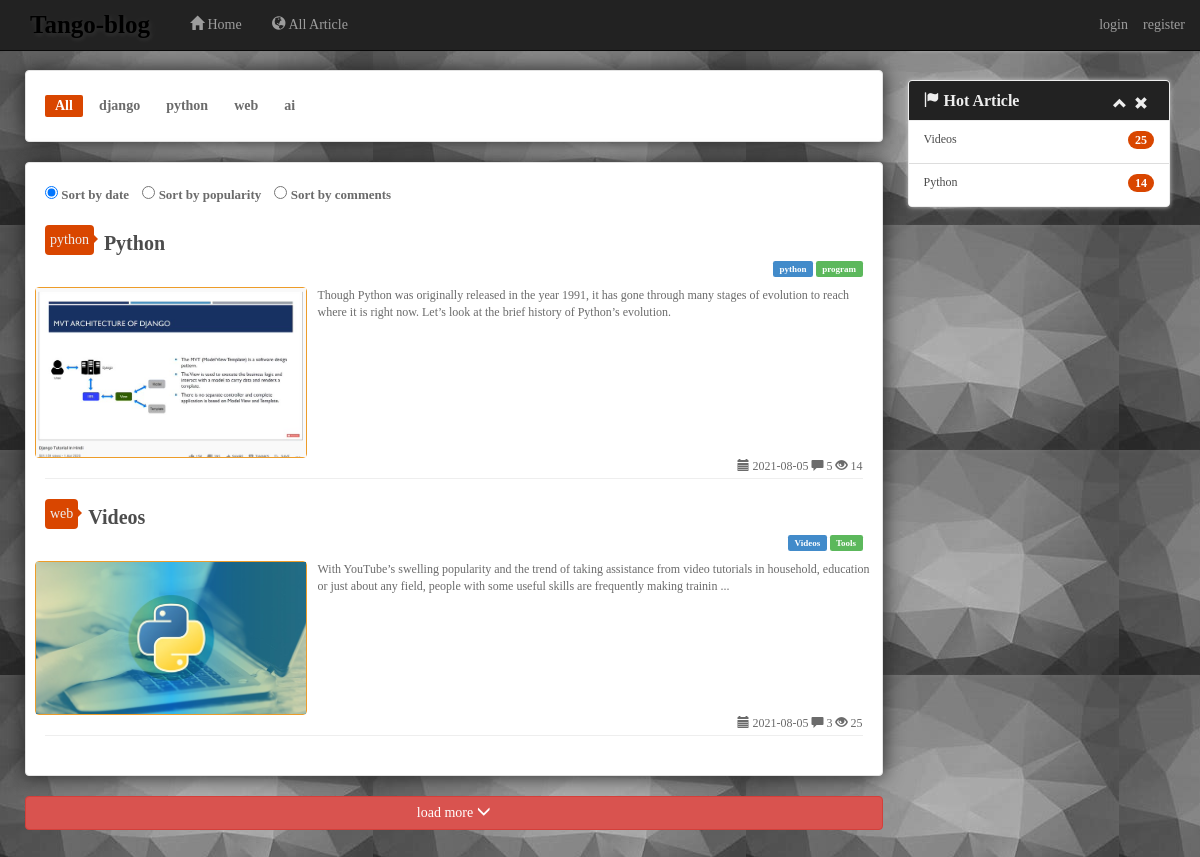
Page /all/ on the committed database.
### tango_center/models.py (models this page shows, shortened)
class Category(models.Model):
    name = models.CharField(max_length=40, verbose_name='name')
    parent = models.ForeignKey('self', default=None, blank=True, null=True,
                               verbose_name='parent category', on_delete=models.DO_NOTHING)
    rank = models.IntegerField(default=0, verbose_name='order')
    status = models.IntegerField(default=0, choices=STATUS.items(),
                                 verbose_name='status')
    create_time = models.DateTimeField('create_date', auto_now_add=True)
    class Meta:
        verbose_name_plural = verbose_name = 'category'
        ordering = ['rank', '-create_time']
        app_label = "tango_center"
    def __unicode__(self):
        if self.parent:
            return '%s-->%s' % (self.parent, self.name)
        else:
            return '%s' % (self.name)
    __str__ = __unicode__

class Article(models.Model):
    author = models.ForeignKey("tango_auth.TangoUser", verbose_name='author', on_delete=models.DO_NOTHING)
    category = models.ForeignKey(Category, verbose_name='category', on_delete=models.DO_NOTHING)
    title = models.CharField(max_length=100, verbose_name='title')
    img = models.CharField(max_length=200,
                           default='/static/img/article/1.png')
    tags = models.CharField(max_length=200, null=True, blank=True,
                            verbose_name='tag', help_text='segment by comma')
    summary = models.TextField(verbose_name='summary')
    content = models.TextField(verbose_name='content')
    view_times = models.IntegerField(default=0)
    zan_times = models.IntegerField(default=0)
    is_top = models.BooleanField(default=False, verbose_name='top')
    rank = models.IntegerField(default=0, verbose_name='order')
    status = models.IntegerField(default=0, choices=STATUS.items(),
                                 verbose_name='status')
    pub_time = models.DateTimeField(default=False, verbose_name='pub_date')
    create_time = models.DateTimeField('create_time', auto_now_add=True)
    update_time = models.DateTimeField('update_time', auto_now=True)
    def get_tags(self):
        tags_list = (self.tags or "").split(',')
        while '' in tags_list:
            tags_list.remove('')
        return tags_list
    class Meta:
        verbose_name_plural = verbose_name = 'article'
        ordering = ['rank', '-is_top', '-pub_time', '-create_time']
        app_label = 'tango_center'
    def __unicode__(self):
            return self.title
    __str__ = __unicode__

### tango_comments/models.py (models this page shows)
class Comment(models.Model):
    user = models.ForeignKey("tango_auth.TangoUser", verbose_name='user', on_delete=models.DO_NOTHING)
    article = models.ForeignKey(Article, verbose_name='article', on_delete=models.DO_NOTHING)
    text = models.TextField(verbose_name='article content')
    create_time = models.DateTimeField('create_date', auto_now_add=True)
    parent = models.ForeignKey('self', default=None, blank=True, null=True,
                               verbose_name='refer', on_delete=models.DO_NOTHING)
    class Meta:
        verbose_name_plural = verbose_name = 'comment'
        ordering = ['-create_time']
        app_label = 'tango_comments'
    def __unicode__(self):
        return self.article.title + '_' + str(self.pk)
    __str__ = __unicode__

### tango_center/views.py (the view, shortened to what this page needs)
# urls.py: url(r'^all/$', AllView.as_view(), name='all-view'),
class AllView(BaseMixin, ListView):
    template_name = 'blog/all.html'
    context_object_name = 'article_list'
    def get_context_data(self, **kwargs):
        kwargs['category_list'] = Category.objects.all()
        kwargs['PAGE_NUM'] = settings.PAGE_NUM
        return super(AllView, self).get_context_data(**kwargs)
    def get_queryset(self):
        article_list = Article.objects.filter(
            status=0
        ).order_by("-pub_time")[0:settings.PAGE_NUM]
        return article_list

### tango_center/templatetags/title_filter.py (called while the page is built)
@register.filter
def change_url(title):
    title = title.replace(' ', '_')
    return title

### tango_center/views.py (called while the page is built)
    def get_context_data(self, *args, **kwargs):
        context = super(BaseMixin, self).get_context_data(**kwargs)
        try:
            if 'website_title' not in context:
                context['website_title'] = settings.WEBSITE_TITLE
            context['website_welcome'] = settings.WEBSITE_WELCOME
            context['hot_article_list'] = \
                Article.objects.order_by("-view_times")[0:10]
            context['nav_list'] = Nav.objects.filter(status=0)
            colors = ['primary', 'success', 'info', 'warning', 'danger']
            for index, link in enumerate(context['links']):
                link.color = colors[index % len(colors)]
        except Exception as e:
            print(e)
        return context

### tango_center/templates/blog/all.html (shortened to what this page needs)
{% extends "blog/base.html" %}
{% block main%}
<div class="row">
    <div id="vmaig-content" class="col-md-8 col-lg-9">
        <div id="tool" class="well clearfix">
            <div class="tags">
                <div class="tag-list" style="float:left">
                    <label class="active">
                            All
                    </label>
                    {% for category in category_list%}
                    <label>
                        {{category.name}}
                    </label>
                    {% endfor%}
                </div>
            </div>
        </div>
        <div class="well">
            <div class="sort">
                <label>
                    <input type="radio" name="sort" value="time" checked="checked"> Sort by date
                </label>
                <label>
                    <input type="radio" name="sort" value="recommend"> Sort by popularity
                </label>
                <label>
                    <input type="radio" name="sort" value="comment"> Sort by comments
                </label>
            </div>
            <div id="all-post-list">
                {% if article_list %}
                {% with post_list=article_list %}
                {% for post in post_list %}
                    {% include "blog/include/all_post.html"%}
                {% endfor %}
                {% endwith %}
                {% endif %}
            </div>
        </div>
        <button id="all-post-more" type="button" class="btn btn-vmaig" value="all" style="width:100%">
            load more
            <span class="glyphicon glyphicon-menu-down"></span>
        </button>
    </div>
    <div id="vmaig-side" class="col-md-4 col-lg-3 hidden-xs">
        {% include "blog/widgets/search.html"%}
        {% include "blog/widgets/hotest_posts.html"%}
    </div>
</div>
{% endblock %}

### tango_center/templates/blog/base.html (shortened to what this page needs)
{% load static %}
<!DOCTYPE html>
<html lang="zh-cn">
<head>
    <link href="{% static 'bootstrap/css/bootstrap.min.css' %}" rel="stylesheet">
    <link rel="stylesheet" href="{% static 'css/center.css' %}">
    <link rel="stylesheet" href="{% static 'css/center_comments.css' %}">
    <link rel="stylesheet" href="{% static 'css/center_auth.css' %}">
    <link rel="stylesheet" href="{% static 'jquery/jquery.Jcrop.min.css' %}">
</head>
<body id="center">
    {% include "blog/include/nav.html"%}
    <div id="center-main">
        <div id="center-content" class="container">
            {%block main%}
             {% endblock %}
        </div>
    </div>
</body>
</html>

### tango_center/templates/blog/include/nav.html (shortened to what this page needs)
{% url 'index-view' as index_url %}
{% url 'all-view' as all_url %}
<header id="vmaig-header" class="navbar navbar-inverse navbar-fixed-top navbar-vmaig">
    <div class="container">
        <div class="navbar-header">
            <div class="navbar-brand">Tango-blog</div>
        </div>
        <div class="collapse navbar-collapse" id="vmaig-navbar-collapse">
            <ul class="nav navbar-nav">
                <li class="">
                <a href="{{index_url}}">
                    <span class="glyphicon glyphicon-home"></span>
                    Home
                </a>
                </li>
                <li>
                <a href="{{all_url}}">
                    <span class="glyphicon glyphicon-globe"></span>
                    All Article
                </a>
                </li>
            </ul>
            <ul class="nav navbar-nav navbar-right">
                {% if not user.is_authenticated %}
                <li>
                    <a  id="nav-login" data-toggle="modal" data-target="#login-modal"  style="padding-right:0px;cursor:pointer;">
                    login
                    </a>
                </li>
                <li>
                    <a  id="nav-register" data-toggle="modal" data-target="#register-modal" style="padding-right:0px;cursor:pointer">
                    register
                    </a>
                </li>
                {% endif %}
            </ul>
        </div>
    </div>
</header>

### tango_center/templates/blog/include/all_post.html
{% url 'category-detail-view' post.category.name as category_url %}
{% url 'article-detail-view' post.title as article_url %}
<div class="all-post clearfix underline">
    <div class="post-title clearfix">
        <a href="{{category_url}}">
            <div class="pre-cat">
                <div class="pre-catinner btn">
                    {{post.category}}
                </div>
                <div class="pre-catarrow">
                </div>
            </div>
        </a>
        <h1><a href="{{article_url}}">{{post.title}}</a></h1>
        <div class="post-tags" style="float:right">
            {% for tag in post.get_tags%}
            <a href="{% url 'tag-detail-view' tag %}">
                <span class="label label-vmaig-{{forloop.counter}} btn">{{tag}}</span>
            </a>
            {% endfor %}
        </div>
    </div>
    <div class="post-content ">
        <div class="row">
            <div class="col-sm-4">
                <figure class="thumbnail">
                    <a href="{{article_url}}">
                        <img src="{{post.img}}"  height="400" alt="">
                    </a>
                </figure>
            </div>
            <div class="col-sm-8">
                <p>
                {% autoescape off%}
                {{post.summary|slice:"200" }}
                {% endautoescape %}
                {% if post.summary|length > 200 %}
                    ...
                {% endif %}
                </p>
            </div>
        </div>
    </div>
    <div class="post-info">
        <span>
            <span class="glyphicon glyphicon-calendar"></span>
            {{post.pub_time|date:"Y-m-d" }}
        </span>
        <span>
            <span class="glyphicon glyphicon-comment"></span>
            {{post.comment_set.all | length}}
        </span>
        <span>
            <span class="glyphicon glyphicon-eye-open"></span>
            {{post.view_times}}
        </span>
    </div>
</div>

### tango_center/templates/blog/widgets/search.html (shortened to what this page needs)
<div id="vmaig-search">
    <div class="search">
        <form class="form-inline clearfix" role="form" method="get" action="/search/">
        </form>
    </div>
</div>

### tango_center/templates/blog/widgets/hotest_posts.html
{% load title_filter %}
<div id="vmaig-hotest-posts">
    <div class="panel panel-vmaig">
        <div class="panel-heading">
            <h3 class="panel-title">
                <span class="glyphicon glyphicon-flag"></span>
                Hot Article
                <span class="glyphicon glyphicon-remove btn panel-close pull-right"></span>
                <span class="glyphicon glyphicon-chevron-up btn panel-collapse pull-right"  data-toggle="collapse" data-target="#hotest-post-list"></span>
            </h3>
        </div>
        <ul id="hotest-post-list" class="list-group collapse in">
            {% for article in hot_article_list %}
                <li class="list-group-item">
                <span class="hotest-post-title"><a href="{% url 'article-detail-view' article.title|change_url %}">{{article.title}}</a> </span>
                <span class="badge">{{article.view_times}}</span>
                </li>
            {% endfor %}
        </ul>
    </div>
</div>

### tango_center/static/css/center.css (style rules this page uses)
html, body { overflow-x: hidden; overflow-y: auto; }
body { font-family:"Microsoft YaHei","WenQuanYi Micro Hei","tohoma,sans-serif"; color:#6B6B6B; font-size:12px; background:url('../img/bg.jpg') repeat scroll 0% 0% transparent; }
header { font-size:14px; }
body,html { margin: 0; padding: 0; height:100%; }
#vmaig-content { padding: 10px; margin-top: 60px; padding-bottom: 30px; }
h1, h2, h3, h4, h5, h6, .h1, .h2, .h3, .h4, .h5, .h6 { font-family:"Microsoft YaHei","WenQuanYi Micro Hei","tohoma,sans-serif"; font-weight: 700; }
a { color:#4C4C4C; }
.well { background-color:#FFF; box-shadow:0px 0px 20px #222; }
.underline { border-bottom:1px solid #eee; }
.btn-vmaig { color: #FFF; background-color: #D9534F; border-color: #D43F3A; }
.label-vmaig-1 { background-color: #428bca; }
.label-vmaig-2 { background-color: #5cb85c; }
.panel-vmaig { box-shadow: 0px 0px 5px #C2C2C2; border-color:#EEE; }
.panel-vmaig .panel-heading { color: #EEE; background-color: #222; border-color: #EEE; }
.panel-vmaig .badge { background-color:#D94600; }
.panel-vmaig span.btn { padding:0px; margin-right:5px; }
.pre-cat { float:left; margin-right:10px; position:relative; }
.pre-catinner { background-color:#D94600; padding:4px; border-radius:4px; font-size:14px; color:#EEE; }
.pre-catarrow { position: absolute; height: 0px; width: 0px; font-size: 0px; line-height: 0; border-width: 4px; border-style: solid; border-image: none; right: -8px; top: 10px; border-color: transparent transparent transparent #D94600; }
.all-post { margin-bottom:20px; }
.all-post .post-title { margin-bottom:10px; }
.all-post .post-tags { float:right; margin-top:5px; }
.all-post .post-title h1 { margin-top:0px; margin-bottom:0px; padding-top:3px; font-size:20px; height:30px; line-height:30px; overflow: hidden; white-space: nowrap; text-overflow: ellipsis; }
.all-post .post-title>.post-tags { float:right; }
.all-post .post-content .thumbnail { border: 1px solid #ED9C29; padding: 0px; }
.all-post .post-info { float:right; margin-top:-20px; }
.all-post .post-content .row .col-sm-4 { padding-right:5px; padding-left:5px; }
.all-post .post-content .row .col-sm-8 { padding-right:5px; padding-left:5px; }
.search { padding:8px; margin-bottom:30px; border-radius:4px; color: #FFF; background-color: #222; border-color: #EEE; box-shadow: 0px 0px 5px #C2C2C2; }
.hotest-post-title { display:inline-block; overflow:hidden; width:78%; white-space:nowrap; text-overflow:ellipsis; }
.list-group-item { border:solid inset #EEE; }
.navbar-vmaig .navbar-brand { font-weight:bold; font-size:25px; margin-right:10px; color:#000; text-shadow: 1px 2px 5px rgba(255, 255, 255, 0.1), 0px 0px 30px rgba(255, 255, 255, 0.125); }
.tags { margin-top:5px; }
.tags label { display: inline-block; padding:1px 10px; margin:0 3px 5px 0; font-size:14px; border-radius:2px; }
.tags .active { background:#D94600; color:#FFF; }
.sort { padding-bottom:15px; font-size:13px }
.sort label { margin-right:10px; }

### rows in the picture
Category: name "django"
Category: name "python"
Category: name "web"
Category: name "ai"
Article: category "python", title "Python", get_tags "python" "program", img (picture), summary "Though Python was originally released in the year 1991, it has gone through many stages of evolution to reach where it is right now. Let’s look at the brief history of Python’s evolution.", pub_time "2021-08-05", comment_set.all|length "5", view_times "14"
Article: category "web", title "Videos", get_tags "Videos" "Tools", img (picture), summary "With YouTube’s swelling popularity and the trend of taking assistance from video tutorials in household, education or just about any field, people with some useful skills are frequently making trainin", pub_time "2021-08-05", comment_set.all|length "3", view_times "25"
